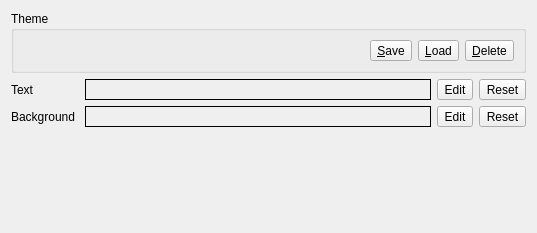
         <widget class="QWidget" name="page_6">
          <property name="geometry">
           <rect>
            <x>0</x>
            <y>0</y>
            <width>537</width>
            <height>233</height>
           </rect>
          </property>
          <attribute name="label">
           <string>Color</string>
          </attribute>
          <layout class="QFormLayout" name="formLayout_6">
           <property name="fieldGrowthPolicy">
            <enum>QFormLayout::AllNonFixedFieldsGrow</enum>
           </property>
           <item row="2" column="0">
            <widget class="QLabel" name="label_16">
             <property name="text">
              <string>Text </string>
             </property>
            </widget>
           </item>
           <item row="2" column="1">
            <layout class="QHBoxLayout" name="horizontalLayout_2">
             <item>
              <widget class="QLabel" name="text_color_sample">
               <property name="styleSheet">
                <string notr="true">QLabel {
    border-style: solid !important;
    border-width: 1px !important;
}</string>
               </property>
               <property name="text">
                <string/>
               </property>
              </widget>
             </item>
             <item>
              <widget class="QToolButton" name="change_text_color_button">
               <property name="text">
                <string>Edit</string>
               </property>
              </widget>
             </item>
             <item>
              <widget class="QToolButton" name="reset_text_color_button">
               <property name="text">
                <string>Reset</string>
               </property>
              </widget>
             </item>
            </layout>
           </item>
           <item row="6" column="0">
            <widget class="QLabel" name="label_14">
             <property name="text">
              <string>Background </string>
             </property>
            </widget>
           </item>
           <item row="6" column="1">
            <layout class="QHBoxLayout" name="horizontalLayout">
             <item>
              <widget class="QLabel" name="background_color_sample">
               <property name="styleSheet">
                <string notr="true">QLabel {
    border-style: solid !important;
    border-width: 1px !important;
}</string>
               </property>
               <property name="text">
                <string/>
               </property>
              </widget>
             </item>
             <item>
              <widget class="QToolButton" name="change_background_color_button">
               <property name="text">
                <string>Edit</string>
               </property>
              </widget>
             </item>
             <item>
              <widget class="QToolButton" name="reset_background_color_button">
               <property name="text">
                <string>Reset</string>
               </property>
              </widget>
             </item>
            </layout>
           </item>
           <item row="1" column="0" colspan="2">
            <widget class="QGroupBox" name="groupBox_4">
             <property name="title">
              <string>Theme</string>
             </property>
             <layout class="QGridLayout" name="gridLayout_7">
              <item row="0" column="1">
               <layout class="QHBoxLayout" name="horizontalLayout_4">
                <item>
                 <widget class="QToolButton" name="save_theme_button">
                  <property name="toolTip">
                   <string>Save current theme</string>
                  </property>
                  <property name="text">
                   <string>&amp;Save</string>
                  </property>
                  <property name="icon">
                   <iconset>
                    <normaloff>:/images/save.png</normaloff>:/images/save.png</iconset>
                  </property>
                  <property name="toolButtonStyle">
                   <enum>Qt::ToolButtonTextBesideIcon</enum>
                  </property>
                 </widget>
                </item>
                <item>
                 <widget class="QToolButton" name="load_theme_button">
                  <property name="toolTip">
                   <string>Load theme</string>
                  </property>
                  <property name="text">
                   <string>&amp;Load</string>
                  </property>
                  <property name="icon">
                   <iconset>
                    <normaloff>:/images/document_open.png</normaloff>:/images/document_open.png</iconset>
                  </property>
                  <property name="popupMode">
                   <enum>QToolButton::InstantPopup</enum>
                  </property>
                  <property name="toolButtonStyle">
                   <enum>Qt::ToolButtonTextBesideIcon</enum>
                  </property>
                 </widget>
                </item>
                <item>
                 <widget class="QToolButton" name="delete_theme_button">
                  <property name="toolTip">
                   <string>Delete theme</string>
                  </property>
                  <property name="text">
                   <string>&amp;Delete</string>
                  </property>
                  <property name="icon">
                   <iconset>
                    <normaloff>:/images/trash.png</normaloff>:/images/trash.png</iconset>
                  </property>
                  <property name="popupMode">
                   <enum>QToolButton::InstantPopup</enum>
                  </property>
                  <property name="toolButtonStyle">
                   <enum>Qt::ToolButtonTextBesideIcon</enum>
                  </property>
                 </widget>
                </item>
               </layout>
              </item>
              <item row="0" column="0">
               <widget class="QLabel" name="theming_message">
                <property name="text">
                 <string/>
                </property>
               </widget>
              </item>
             </layout>
            </widget>
           </item>
           <item row="7" column="0" colspan="2">
            <spacer name="verticalSpacer_3">
             <property name="orientation">
              <enum>Qt::Vertical</enum>
             </property>
             <property name="sizeHint" stdset="0">
              <size>
               <width>20</width>
               <height>40</height>
              </size>
             </property>
            </spacer>
           </item>
          </layout>
         </widget>
